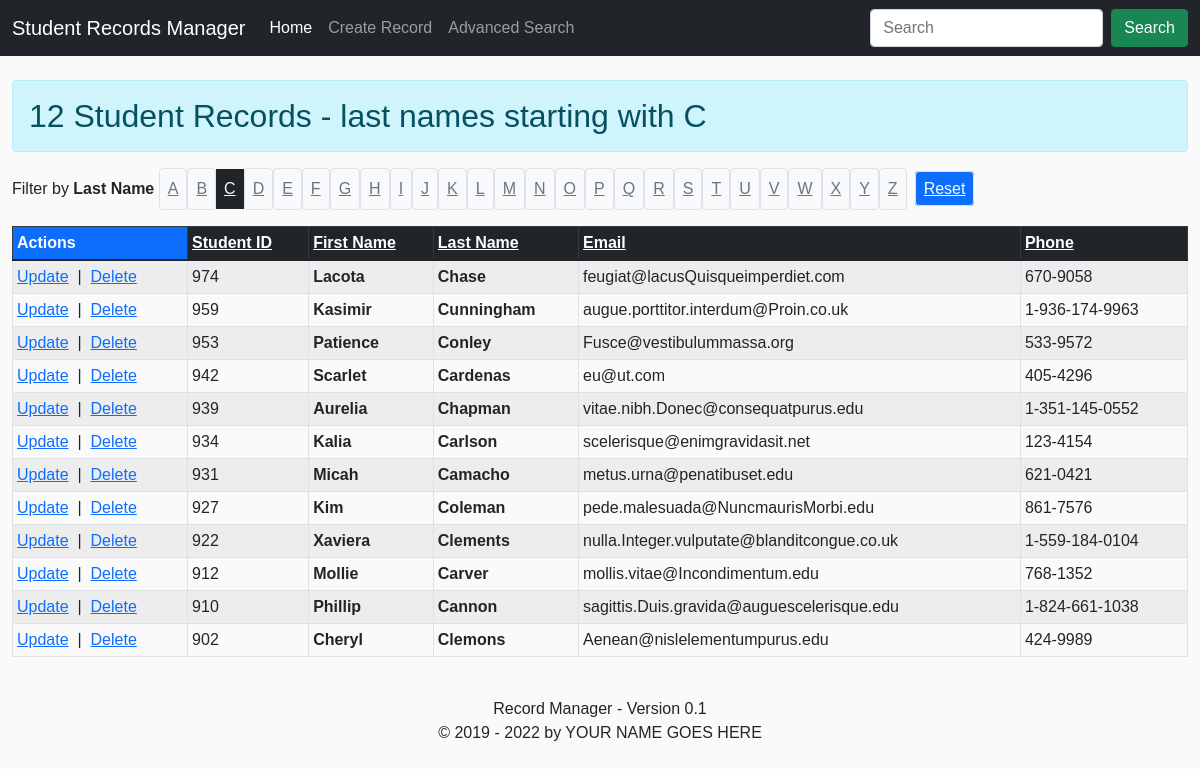
The page /Module-6/project-2-Zlitchufdux-master/display-records.php?filter=C on the database its author committed.
### tables this page shows
CREATE TABLE `student_v2` (
  `id` mediumint(8) UNSIGNED NOT NULL,
  `student_id` mediumint(9) NOT NULL,
  `first_name` varchar(255) NOT NULL,
  `last_name` varchar(255) NOT NULL,
  `email` varchar(255) NOT NULL,
  `phone` varchar(100) NOT NULL,
  `degree_program` varchar(255) NOT NULL,
  `gpa` mediumint(9) NOT NULL,
  `financial_aid` mediumint(9) NOT NULL,
  `data_created` timestamp NOT NULL DEFAULT CURRENT_TIMESTAMP ON UPDATE CURRENT_TIMESTAMP
);

### Module-6/project-2-Zlitchufdux-master/inc/app/config.inc.php (called while the page is built, shortened)
<?php
$db_table = "student_v2";

### Module-6/project-2-Zlitchufdux-master/inc/functions/functions.inc.php (the view, shortened to what this page needs)
<?php
function display_letter_filters($filter)
{
    echo '<span class="d-inline-block mr-3">Filter by <strong>Last Name</strong></span> ';
    $letters = range('A', 'Z');
    for ($i = 0; $i < count($letters); $i++) {
        if ($filter == $letters[$i]) {
            $class = 'class="d-inline-block text-light font-weight-bold p-2 mr-3 bg-dark"';
        } else {
            $class = 'class="d-inline-block text-secondary p-2 mr-5 bg-light border rounded"';
        }
        echo "<u><a $class href='?filter=$letters[$i]' title='$letters[$i]'>$letters[$i]</a></u>";
    }
    echo '<a class="text-secondary p-2 mx-2 bg-primary text-light border rounded" href="?clearfilter" title="Reset Filter">Reset</a>&nbsp;&nbsp;';
}
function display_record_table($records)
{
    echo '<div class="table-responsive">';
    echo "<table class=\"table table-striped table-hover table-sm mt-3 table-bordered\">";
    echo '<thead class="table-dark"><tr><th class="bg-primary">Actions</th><th><a href="?sortby=student_id">Student ID</a></th><th><a href="?sortby=first_name">First Name</a></th><th><a href="?sortby=last_name">Last Name</a></th><th><a href="?sortby=email">Email</a></th><th><a href="?sortby=phone">Phone</a></th></thead>';
    foreach ($records as $row) {
        echo '<tr>';
        echo "<td><a href=\"update-record.php?id={$row->id}\">Update</a>&nbsp;&nbsp;|&nbsp;&nbsp;<a href=\"delete-record.php?id={$row->id}\" onclick=\"return confirm('Are you sure?');\">Delete</a></td>";
        echo "<td>{$row->student_id}</td>";
        echo "<td><strong>{$row->first_name}</strong></td>";
        echo "<td><strong>{$row->last_name}</strong></td>";
        echo "<td>{$row->email}</td>";
        echo "<td>{$row->phone}</td>";
        echo '</tr>';
    }
    echo '</table>';
    echo '</div>';
}
function echoActiveClassIfRequestMatches($requestUri)
{
    $current_file_name = basename($_SERVER["REQUEST_URI"], ".php");
    if ($current_file_name == $requestUri)
        echo 'active';
}

### Module-6/project-2-Zlitchufdux-master/css/style.css (style rules this page uses)
body { font-family: Arial, Helvetica, sans-serif; margin: 0; padding: 0; background: #fafafa; }
th a:link, th a:visited, th a:hover, th a:active { color: #ffffff; }

### rows shown on the page
student_v2: student "974", first_name "Lacota", last_name "Chase", email "feugiat@lacusQuisqueimperdiet.com", phone "670-9058"
student_v2: student "959", first_name "Kasimir", last_name "Cunningham", email "augue.porttitor.interdum@Proin.co.uk", phone "1-936-174-9963"
student_v2: student "953", first_name "Patience", last_name "Conley", email "Fusce@vestibulummassa.org", phone "533-9572"
student_v2: student "942", first_name "Scarlet", last_name "Cardenas", email "eu@ut.com", phone "405-4296"
student_v2: student "939", first_name "Aurelia", last_name "Chapman", email "vitae.nibh.Donec@consequatpurus.edu", phone "1-351-145-0552"
student_v2: student "934", first_name "Kalia", last_name "Carlson", email "scelerisque@enimgravidasit.net", phone "123-4154"
student_v2: student "931", first_name "Micah", last_name "Camacho", email "metus.urna@penatibuset.edu", phone "621-0421"
student_v2: student "927", first_name "Kim", last_name "Coleman", email "pede.malesuada@NuncmaurisMorbi.edu", phone "861-7576"
student_v2: student "922", first_name "Xaviera", last_name "Clements", email "nulla.Integer.vulputate@blanditcongue.co.uk", phone "1-559-184-0104"
student_v2: student "912", first_name "Mollie", last_name "Carver", email "mollis.vitae@Incondimentum.edu", phone "768-1352"
student_v2: student "910", first_name "Phillip", last_name "Cannon", email "sagittis.Duis.gravida@auguescelerisque.edu", phone "1-824-661-1038"
student_v2: student "902", first_name "Cheryl", last_name "Clemons", email "Aenean@nislelementumpurus.edu", phone "424-9989"

### other values the page prints
$stmt->rowCount() "12"
$text "- last names starting with C"
$letters[$i] "A"
$letters[$i] "B"
$letters[$i] "C"
$letters[$i] "D"
$letters[$i] "E"
$letters[$i] "F"
$letters[$i] "G"
$letters[$i] "H"
$letters[$i] "I"
$letters[$i] "J"
$letters[$i] "K"
$letters[$i] "L"
$letters[$i] "M"
